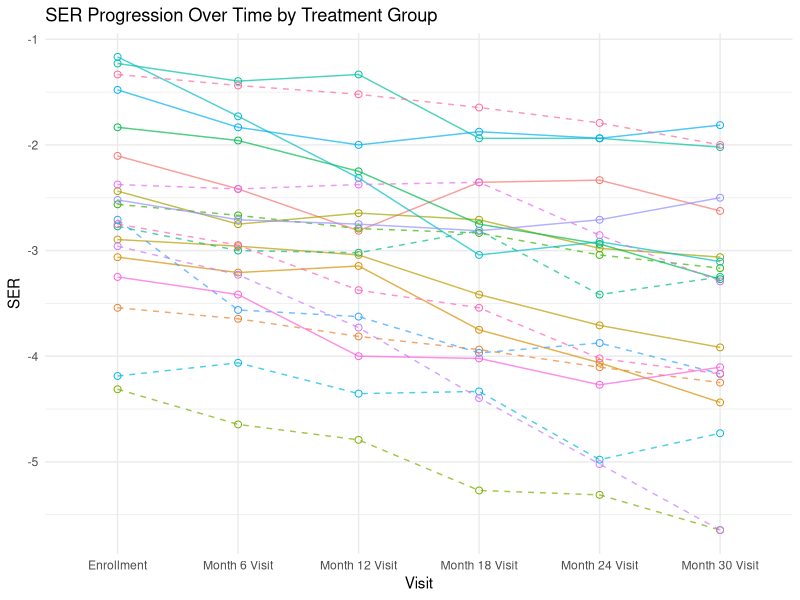

The R source for this figure:
library(dplyr)
library(ggplot2)

# Part A. Data Import and merge

# Load VisitData and PtRoster datasets
VisitData <- read.table("Data Tables/MTS1ClinicTesting.txt", 
                        header = TRUE, sep = "|", fill = TRUE, stringsAsFactors = FALSE)
head(VisitData)

PtRoster <- read.table("Data Tables/MTS1PtRoster.txt", 
                       header = TRUE, sep = "|", fill = TRUE, stringsAsFactors = FALSE)
head(PtRoster)

# Load the additional dataset for parental myopia and other demographic information
DemoMedOcuHx <- read.table("Data Tables/MTS1DemoMedOcuHx.txt", 
                           header = TRUE, sep = "|", fill = TRUE, stringsAsFactors = FALSE)
head(DemoMedOcuHx)

#TODO: Handling baseline and run-in randomization 
# VisitData$Visit == 'Run-in FU Randomization'
# VisitData$Visit == 'Enrollment'
# if enrollment 

# Step 1: Calculate SER for each eye
# Left Eye (OS)
VisitData$S_OS <- rowMeans(VisitData[, c("AutoRef1SphOS", "AutoRef2SphOS", "AutoRef3SphOS")], na.rm = TRUE)
VisitData$C_OS <- rowMeans(VisitData[, c("AutoRef1CylOS", "AutoRef2CylOS", "AutoRef3CylOS")], na.rm = TRUE)
VisitData$SER_OS <- VisitData$S_OS + (VisitData$C_OS / 2)

# Right Eye (OD)
VisitData$S_OD <- rowMeans(VisitData[, c("AutoRef1SphOD", "AutoRef2SphOD", "AutoRef3SphOD")], na.rm = TRUE)
VisitData$C_OD <- rowMeans(VisitData[, c("AutoRef1CylOD", "AutoRef2CylOD", "AutoRef3CylOD")], na.rm = TRUE)
VisitData$SER_OD <- VisitData$S_OD + (VisitData$C_OD / 2)

# Step 2: Average SER across both eyes for each visit (i.e., time j)
VisitData$SER <- rowMeans(VisitData[, c("SER_OS", "SER_OD")], na.rm = TRUE)

# Step 3: Merge data with PtRoster and DemoMedOcuHx datasets
# Merging VisitData with PtRoster on Patient ID
MergedData <- merge(VisitData, PtRoster, by = "PtID")

# Merging the result with DemoMedOcuHx on Patient ID
MergedData <- merge(MergedData, DemoMedOcuHx, by = "PtID")

# Step 4: Create necessary variables
# Time (Visit) is already in VisitData as 'Visit'
# Group/Treatment assignment
MergedData$TreatmentGroup <- MergedData$TrtGroup

# Parental myopia status (investigating variables)
MergedData$is_mother_has_myopia <- MergedData$MotherMyop
MergedData$is_father_has_myopia <- MergedData$Father

# Step 5: Filter for patients with more than 5 visits without NA SER
FilteredData <- MergedData %>%
  filter(!is.na(SER)) %>%  # Remove rows where SER is NA
  group_by(PtID) %>%       # Group by PtID
  filter(n() > 5) %>%      # Keep only groups (patients) with more than 5 valid visits
  ungroup()                # Remove grouping to return to a regular data frame

# Get unique PtID for filtered dataset
UniquePtID <- unique(FilteredData$PtID)


# Part 2. Spagetti Plot

# Sample 10 unique patients from each treatment group
SampledPatients_trt <- FilteredData %>%
  filter(TrtGroup == "Atropine") %>%
  distinct(PtID, .keep_all = TRUE) %>%
  slice_sample(n = 10) %>%
  select(PtID)

SampledPatients_ctrl <- FilteredData %>%
  filter(TrtGroup == "Placebo") %>%
  distinct(PtID, .keep_all = TRUE) %>%
  slice_sample(n = 10) %>%
  select(PtID)

SampledPatients <- bind_rows(SampledPatients_trt, SampledPatients_ctrl)

# Filter the original data to include only records for the sampled patients
SampledData <- FilteredData %>%
  filter(PtID %in% SampledPatients$PtID)

# Set line types based on the treatment group
SampledData <- SampledData %>%
  mutate(LineType = ifelse(TrtGroup == "Atropine", "solid", "dashed"))

# Define the order of visits for consistent x-axis ordering
visit_order <- c("Enrollment", "Month 6 Visit", "Month 12 Visit", 
                 "Month 18 Visit", "Month 24 Visit", "Month 30 Visit")

# Convert Visit to a factor with specified order
SampledData <- SampledData %>%
  filter(Visit != "Run-in FU Randomization") %>%
  mutate(Visit = factor(Visit, levels = visit_order))

# Create the spaghetti plot with distinct line types and colors for each patient
ggplot(SampledData, aes(x = Visit, y = SER, group = PtID, color = as.factor(PtID))) +
  geom_line(aes(linetype = LineType), size = 0.5, alpha = 0.7) +  # Line for each patient with line type by group
  geom_point(size = 2, shape = 1) +                                        # Add points at each SER measurement
  labs(title = "SER Progression Over Time by Treatment Group",
       x = "Visit",
       y = "SER",
       color = "Patient ID",
       linetype = 'LineType') +
  scale_x_discrete(drop = FALSE) +                              # Ensure all visits appear on the x-axis
  scale_linetype_manual(values = c("solid", "dashed")) +        
  theme_minimal() +
  theme(legend.position = "none")                               # Optionally hide the legend if there are too many patients
